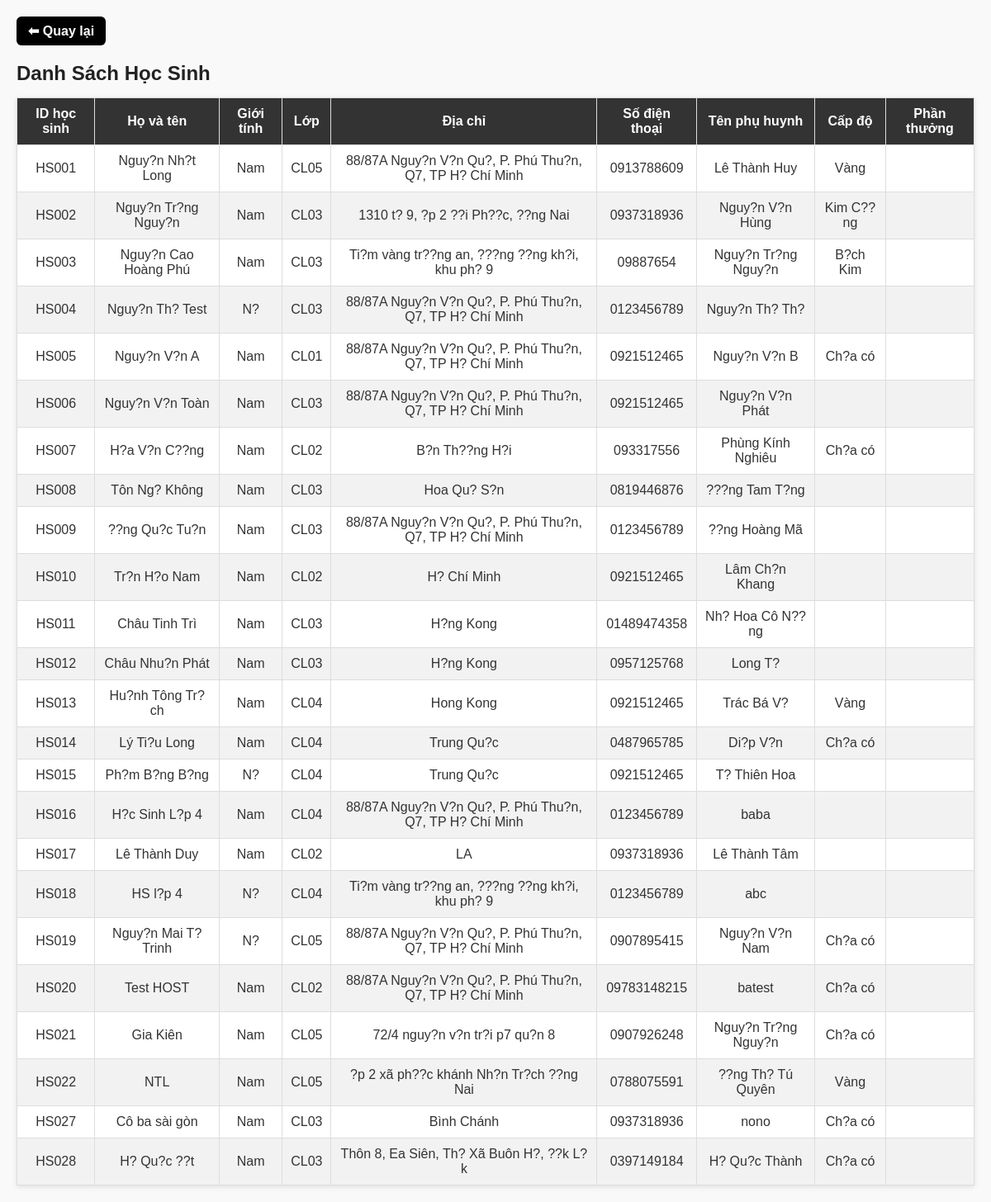
The app's page /admin/admin/admin_student_thanhtich.php with its own data.
### tables this page shows
CREATE TABLE `hocsinh` (
  `ID_HS` varchar(20) NOT NULL,
  `ID` varchar(20) NOT NULL,
  `Ten_PH` varchar(30) DEFAULT NULL,
  `ID_PH` varchar(20) DEFAULT NULL,
  `ID_Lop` varchar(20) DEFAULT NULL,
  `Ten` varchar(100) NOT NULL,
  `DiaChi` varchar(255) DEFAULT NULL,
  `SDT` varchar(12) DEFAULT NULL,
  `GioiTinh` varchar(10) DEFAULT NULL,
  `CapDo` varchar(50) DEFAULT NULL,
  `PhanThuong` varchar(255) DEFAULT NULL,
  `TienDoHocTap` varchar(255) DEFAULT NULL,
  `ID_GV` varchar(20) DEFAULT NULL
);

### admin/admin/admin_student_thanhtich.php (the view, shortened to what this page needs)
<?php
    require '../config/config.php';
    $studentList = [];
    $sql = "SELECT ID_HS, Ten, GioiTinh, ID_Lop, DiaChi, SDT, Ten_PH, CapDo, PhanThuong FROM hocsinh";
    $result = $conn->query($sql);
    if ($result && $result->num_rows > 0) {
        while ($row = $result->fetch_assoc()) {
            $studentList[] = $row;
        }
    }
?>
<!DOCTYPE html>
<html lang="en">
<head>
  <link rel="stylesheet" href="admin_student_tt_tk.css">
</head>
<body>
  <p class="button"><a href="admin_student.php">⬅ Quay lại</a></p>
  <h2>Danh Sách Học Sinh</h2>
  <table>
    <thead>
      <tr>
        <th>ID học sinh</th>
        <th>Họ và tên</th>
        <th>Giới tính</th>
        <th>Lớp</th>
        <th>Địa chỉ</th>
        <th>Số điện thoại</th>
        <th>Tên phụ huynh</th>
        <th>Cấp độ</th>
        <th>Phần thưởng</th>
      </tr>
    </thead>
    <tbody>
      <?php if (!empty($studentList)): ?>
        <?php foreach ($studentList as $student): ?>
          <tr>
            <td><?php echo $student['ID_HS']; ?></td>
            <td><?php echo $student['Ten']; ?></td>
            <td><?php echo $student['GioiTinh']; ?></td>
            <td><?php echo $student['ID_Lop']; ?></td>
            <td><?php echo $student['DiaChi']; ?></td>
            <td><?php echo $student['SDT']; ?></td>
            <td><?php echo $student['Ten_PH']; ?></td>
            <td><?php echo $student['CapDo']; ?></td>
            <td><?php echo $student['PhanThuong']; ?></td>
          </tr>
        <?php endforeach; ?>
      <?php else: ?>
        <tr>
          <td colspan="9">Không có học sinh nào</td>
        </tr>
      <?php endif; ?>
    </tbody>
  </table>
</body>
</html>

### admin/admin/admin_student_tt_tk.css (style rules this page uses)
body { font-family: Arial, sans-serif; margin: 20px; background: #f9f9f9; color: #333; }
.button a { display: inline-block; background: #000; color: #fff; padding: 8px 14px; border-radius: 6px; text-decoration: none; font-weight: bold; }
h2 { margin: 20px 0 10px; color: #222; }
table { width: 100%; border-collapse: collapse; margin-top: 15px; background: #fff; box-shadow: 0 2px 6px rgba(0,0,0,0.1); }
table th, table td { border: 1px solid #ddd; padding: 10px; text-align: center; }
table th { background: #333; color: white; }
table tr:nth-child(even) { background: #f2f2f2; }

### records on screen
hocsinh: ID_HS "HS001", Ten "Nguy?n Nh?t Long", GioiTinh "Nam", ID_Lop "CL05", DiaChi "88/87A Nguy?n V?n Qu?, P. Phú Thu?n, Q7, TP H? Chí Minh", SDT "0913788609", Ten_PH "Lê Thành Huy", CapDo "Vàng"
hocsinh: ID_HS "HS002", Ten "Nguy?n Tr?ng Nguy?n", GioiTinh "Nam", ID_Lop "CL03", DiaChi "1310 t? 9, ?p 2 ??i Ph??c, ??ng Nai", SDT "0937318936", Ten_PH "Nguy?n V?n Hùng", CapDo "Kim C??ng"
hocsinh: ID_HS "HS003", Ten "Nguy?n Cao Hoàng Phú", GioiTinh "Nam", ID_Lop "CL03", DiaChi "Ti?m vàng tr??ng an, ???ng ??ng kh?i, khu ph? 9", SDT "09887654", Ten_PH "Nguy?n Tr?ng Nguy?n", CapDo "B?ch Kim"
hocsinh: ID_HS "HS004", Ten "Nguy?n Th? Test", GioiTinh "N?", ID_Lop "CL03", DiaChi "88/87A Nguy?n V?n Qu?, P. Phú Thu?n, Q7, TP H? Chí Minh", SDT "0123456789", Ten_PH "Nguy?n Th? Th?"
hocsinh: ID_HS "HS005", Ten "Nguy?n V?n A", GioiTinh "Nam", ID_Lop "CL01", DiaChi "88/87A Nguy?n V?n Qu?, P. Phú Thu?n, Q7, TP H? Chí Minh", SDT "0921512465", Ten_PH "Nguy?n V?n B", CapDo "Ch?a có"
hocsinh: ID_HS "HS006", Ten "Nguy?n V?n Toàn", GioiTinh "Nam", ID_Lop "CL03", DiaChi "88/87A Nguy?n V?n Qu?, P. Phú Thu?n, Q7, TP H? Chí Minh", SDT "0921512465", Ten_PH "Nguy?n V?n Phát"
hocsinh: ID_HS "HS007", Ten "H?a V?n C??ng", GioiTinh "Nam", ID_Lop "CL02", DiaChi "B?n Th??ng H?i", SDT "093317556", Ten_PH "Phùng Kính Nghiêu", CapDo "Ch?a có"
hocsinh: ID_HS "HS008", Ten "Tôn Ng? Không", GioiTinh "Nam", ID_Lop "CL03", DiaChi "Hoa Qu? S?n", SDT "0819446876", Ten_PH "???ng Tam T?ng"
hocsinh: ID_HS "HS009", Ten "??ng Qu?c Tu?n", GioiTinh "Nam", ID_Lop "CL03", DiaChi "88/87A Nguy?n V?n Qu?, P. Phú Thu?n, Q7, TP H? Chí Minh", SDT "0123456789", Ten_PH "??ng Hoàng Mã"
hocsinh: ID_HS "HS010", Ten "Tr?n H?o Nam", GioiTinh "Nam", ID_Lop "CL02", DiaChi "H? Chí Minh", SDT "0921512465", Ten_PH "Lâm Ch?n Khang"
hocsinh: ID_HS "HS011", Ten "Châu Tinh Trì", GioiTinh "Nam", ID_Lop "CL03", DiaChi "H?ng Kong", SDT "01489474358", Ten_PH "Nh? Hoa Cô N??ng"
hocsinh: ID_HS "HS012", Ten "Châu Nhu?n Phát", GioiTinh "Nam", ID_Lop "CL03", DiaChi "H?ng Kong", SDT "0957125768", Ten_PH "Long T?"
hocsinh: ID_HS "HS013", Ten "Hu?nh Tông Tr?ch", GioiTinh "Nam", ID_Lop "CL04", DiaChi "Hong Kong", SDT "0921512465", Ten_PH "Trác Bá V?", CapDo "Vàng"
hocsinh: ID_HS "HS014", Ten "Lý Ti?u Long", GioiTinh "Nam", ID_Lop "CL04", DiaChi "Trung Qu?c", SDT "0487965785", Ten_PH "Di?p V?n", CapDo "Ch?a có"
hocsinh: ID_HS "HS015", Ten "Ph?m B?ng B?ng", GioiTinh "N?", ID_Lop "CL04", DiaChi "Trung Qu?c", SDT "0921512465", Ten_PH "T? Thiên Hoa"
hocsinh: ID_HS "HS016", Ten "H?c Sinh L?p 4", GioiTinh "Nam", ID_Lop "CL04", DiaChi "88/87A Nguy?n V?n Qu?, P. Phú Thu?n, Q7, TP H? Chí Minh", SDT "0123456789", Ten_PH "baba"
hocsinh: ID_HS "HS017", Ten "Lê Thành Duy", GioiTinh "Nam", ID_Lop "CL02", DiaChi "LA", SDT "0937318936", Ten_PH "Lê Thành Tâm"
hocsinh: ID_HS "HS018", Ten "HS l?p 4", GioiTinh "N?", ID_Lop "CL04", DiaChi "Ti?m vàng tr??ng an, ???ng ??ng kh?i, khu ph? 9", SDT "0123456789", Ten_PH "abc"
hocsinh: ID_HS "HS019", Ten "Nguy?n Mai T? Trinh", GioiTinh "N?", ID_Lop "CL05", DiaChi "88/87A Nguy?n V?n Qu?, P. Phú Thu?n, Q7, TP H? Chí Minh", SDT "0907895415", Ten_PH "Nguy?n V?n Nam", CapDo "Ch?a có"
hocsinh: ID_HS "HS020", Ten "Test HOST", GioiTinh "Nam", ID_Lop "CL02", DiaChi "88/87A Nguy?n V?n Qu?, P. Phú Thu?n, Q7, TP H? Chí Minh", SDT "09783148215", Ten_PH "batest", CapDo "Ch?a có"
hocsinh: ID_HS "HS021", Ten "Gia Kiên", GioiTinh "Nam", ID_Lop "CL05", DiaChi "72/4 nguy?n v?n tr?i p7 qu?n 8", SDT "0907926248", Ten_PH "Nguy?n Tr?ng Nguy?n", CapDo "Ch?a có"
hocsinh: ID_HS "HS022", Ten "NTL", GioiTinh "Nam", ID_Lop "CL05", DiaChi "?p 2 xã ph??c khánh Nh?n Tr?ch ??ng Nai", SDT "0788075591", Ten_PH "??ng Th? Tú Quyên", CapDo "Vàng"
hocsinh: ID_HS "HS027", Ten "Cô ba sài gòn", GioiTinh "Nam", ID_Lop "CL03", DiaChi "Bình Chánh", SDT "0937318936", Ten_PH "nono", CapDo "Ch?a có"
hocsinh: ID_HS "HS028", Ten "H? Qu?c ??t", GioiTinh "Nam", ID_Lop "CL03", DiaChi "Thôn 8, Ea Siên, Th? Xã Buôn H?, ??k L?k", SDT "0397149184", Ten_PH "H? Qu?c Thành", CapDo "Ch?a có"
